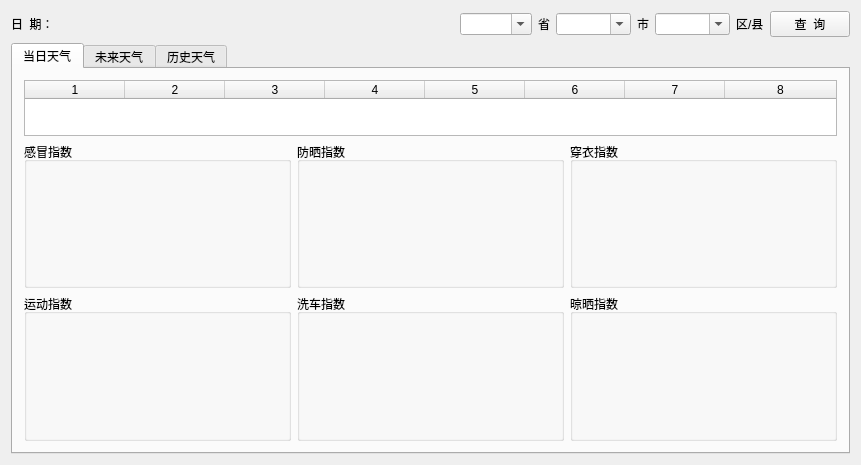
<?xml version="1.0" encoding="UTF-8"?>
<ui version="4.0">
 <class>Widget</class>
 <widget class="QWidget" name="Widget">
  <property name="geometry">
   <rect>
    <x>0</x>
    <y>0</y>
    <width>861</width>
    <height>465</height>
   </rect>
  </property>
  <property name="minimumSize">
   <size>
    <width>861</width>
    <height>465</height>
   </size>
  </property>
  <property name="windowTitle">
   <string>天气查询</string>
  </property>
  <layout class="QHBoxLayout" name="horizontalLayout_11">
   <item>
    <layout class="QVBoxLayout" name="verticalLayout_7">
     <item>
      <layout class="QHBoxLayout" name="horizontalLayout">
       <item>
        <widget class="QLabel" name="label">
         <property name="text">
          <string>日  期：</string>
         </property>
        </widget>
       </item>
       <item>
        <widget class="QLabel" name="label_dateTime">
         <property name="minimumSize">
          <size>
           <width>90</width>
           <height>0</height>
          </size>
         </property>
        </widget>
       </item>
       <item>
        <spacer name="horizontalSpacer">
         <property name="orientation">
          <enum>Qt::Horizontal</enum>
         </property>
         <property name="sizeHint" stdset="0">
          <size>
           <width>40</width>
           <height>20</height>
          </size>
         </property>
        </spacer>
       </item>
       <item>
        <widget class="QComboBox" name="cBox_province">
         <property name="minimumSize">
          <size>
           <width>69</width>
           <height>0</height>
          </size>
         </property>
         <property name="editable">
          <bool>true</bool>
         </property>
        </widget>
       </item>
       <item>
        <widget class="QLabel" name="label_2">
         <property name="text">
          <string>省</string>
         </property>
        </widget>
       </item>
       <item>
        <widget class="QComboBox" name="cBox_city">
         <property name="minimumSize">
          <size>
           <width>75</width>
           <height>0</height>
          </size>
         </property>
         <property name="editable">
          <bool>true</bool>
         </property>
        </widget>
       </item>
       <item>
        <widget class="QLabel" name="label_3">
         <property name="text">
          <string>市</string>
         </property>
        </widget>
       </item>
       <item>
        <widget class="QComboBox" name="cBox_area">
         <property name="minimumSize">
          <size>
           <width>75</width>
           <height>0</height>
          </size>
         </property>
         <property name="editable">
          <bool>true</bool>
         </property>
        </widget>
       </item>
       <item>
        <widget class="QLabel" name="label_4">
         <property name="text">
          <string>区/县</string>
         </property>
        </widget>
       </item>
       <item>
        <widget class="QPushButton" name="btn_refresh">
         <property name="text">
          <string>查  询</string>
         </property>
        </widget>
       </item>
      </layout>
     </item>
     <item>
      <widget class="QTabWidget" name="tabWidget">
       <property name="currentIndex">
        <number>0</number>
       </property>
       <widget class="QWidget" name="tab">
        <attribute name="title">
         <string>当日天气</string>
        </attribute>
        <layout class="QHBoxLayout" name="horizontalLayout_10">
         <item>
          <layout class="QGridLayout" name="gridLayout">
           <item row="0" column="0" colspan="3">
            <widget class="QTableWidget" name="tableWidget">
             <property name="maximumSize">
              <size>
               <width>16777215</width>
               <height>56</height>
              </size>
             </property>
             <property name="columnCount">
              <number>8</number>
             </property>
             <attribute name="horizontalHeaderStretchLastSection">
              <bool>true</bool>
             </attribute>
             <attribute name="verticalHeaderVisible">
              <bool>false</bool>
             </attribute>
             <column/>
             <column/>
             <column/>
             <column/>
             <column/>
             <column/>
             <column/>
             <column/>
            </widget>
           </item>
           <item row="1" column="0">
            <widget class="QGroupBox" name="groupBox_1">
             <property name="title">
              <string>感冒指数</string>
             </property>
             <layout class="QHBoxLayout" name="horizontalLayout_7">
              <item>
               <layout class="QVBoxLayout" name="verticalLayout_6">
                <item>
                 <widget class="QLabel" name="label1_1">
                  <property name="minimumSize">
                   <size>
                    <width>207</width>
                    <height>55</height>
                   </size>
                  </property>
                  <property name="maximumSize">
                   <size>
                    <width>207</width>
                    <height>55</height>
                   </size>
                  </property>
                  <property name="wordWrap">
                   <bool>true</bool>
                  </property>
                 </widget>
                </item>
                <item>
                 <widget class="QLabel" name="label1_2">
                  <property name="minimumSize">
                   <size>
                    <width>207</width>
                    <height>55</height>
                   </size>
                  </property>
                  <property name="maximumSize">
                   <size>
                    <width>207</width>
                    <height>55</height>
                   </size>
                  </property>
                  <property name="wordWrap">
                   <bool>true</bool>
                  </property>
                 </widget>
                </item>
               </layout>
              </item>
             </layout>
            </widget>
           </item>
           <item row="1" column="1">
            <widget class="QGroupBox" name="groupBox_2">
             <property name="title">
              <string>防晒指数</string>
             </property>
             <layout class="QHBoxLayout" name="horizontalLayout_8">
              <item>
               <layout class="QVBoxLayout" name="verticalLayout_4">
                <item>
                 <widget class="QLabel" name="label2_1">
                  <property name="minimumSize">
                   <size>
                    <width>206</width>
                    <height>55</height>
                   </size>
                  </property>
                  <property name="maximumSize">
                   <size>
                    <width>206</width>
                    <height>55</height>
                   </size>
                  </property>
                  <property name="wordWrap">
                   <bool>true</bool>
                  </property>
                 </widget>
                </item>
                <item>
                 <widget class="QLabel" name="label2_2">
                  <property name="minimumSize">
                   <size>
                    <width>206</width>
                    <height>55</height>
                   </size>
                  </property>
                  <property name="maximumSize">
                   <size>
                    <width>206</width>
                    <height>55</height>
                   </size>
                  </property>
                  <property name="wordWrap">
                   <bool>true</bool>
                  </property>
                 </widget>
                </item>
               </layout>
              </item>
             </layout>
            </widget>
           </item>
           <item row="1" column="2">
            <widget class="QGroupBox" name="groupBox_3">
             <property name="title">
              <string>穿衣指数</string>
             </property>
             <layout class="QHBoxLayout" name="horizontalLayout_9">
              <item>
               <layout class="QVBoxLayout" name="verticalLayout_5">
                <item>
                 <widget class="QLabel" name="label3_1">
                  <property name="minimumSize">
                   <size>
                    <width>207</width>
                    <height>55</height>
                   </size>
                  </property>
                  <property name="maximumSize">
                   <size>
                    <width>207</width>
                    <height>55</height>
                   </size>
                  </property>
                  <property name="wordWrap">
                   <bool>true</bool>
                  </property>
                 </widget>
                </item>
                <item>
                 <widget class="QLabel" name="label3_2">
                  <property name="minimumSize">
                   <size>
                    <width>207</width>
                    <height>55</height>
                   </size>
                  </property>
                  <property name="maximumSize">
                   <size>
                    <width>207</width>
                    <height>55</height>
                   </size>
                  </property>
                  <property name="wordWrap">
                   <bool>true</bool>
                  </property>
                 </widget>
                </item>
               </layout>
              </item>
             </layout>
            </widget>
           </item>
           <item row="2" column="0">
            <widget class="QGroupBox" name="groupBox_4">
             <property name="title">
              <string>运动指数</string>
             </property>
             <layout class="QHBoxLayout" name="horizontalLayout_6">
              <item>
               <layout class="QVBoxLayout" name="verticalLayout_3">
                <item>
                 <widget class="QLabel" name="label4_1">
                  <property name="minimumSize">
                   <size>
                    <width>207</width>
                    <height>55</height>
                   </size>
                  </property>
                  <property name="maximumSize">
                   <size>
                    <width>207</width>
                    <height>55</height>
                   </size>
                  </property>
                  <property name="wordWrap">
                   <bool>true</bool>
                  </property>
                 </widget>
                </item>
                <item>
                 <widget class="QLabel" name="label4_2">
                  <property name="minimumSize">
                   <size>
                    <width>207</width>
                    <height>55</height>
                   </size>
                  </property>
                  <property name="maximumSize">
                   <size>
                    <width>207</width>
                    <height>55</height>
                   </size>
                  </property>
                  <property name="wordWrap">
                   <bool>true</bool>
                  </property>
                 </widget>
                </item>
               </layout>
              </item>
             </layout>
            </widget>
           </item>
           <item row="2" column="1">
            <widget class="QGroupBox" name="groupBox_5">
             <property name="title">
              <string>洗车指数</string>
             </property>
             <layout class="QHBoxLayout" name="horizontalLayout_3">
              <item>
               <layout class="QVBoxLayout" name="verticalLayout_2">
                <item>
                 <widget class="QLabel" name="label5_1">
                  <property name="minimumSize">
                   <size>
                    <width>206</width>
                    <height>55</height>
                   </size>
                  </property>
                  <property name="maximumSize">
                   <size>
                    <width>206</width>
                    <height>55</height>
                   </size>
                  </property>
                  <property name="wordWrap">
                   <bool>true</bool>
                  </property>
                 </widget>
                </item>
                <item>
                 <widget class="QLabel" name="label5_2">
                  <property name="minimumSize">
                   <size>
                    <width>206</width>
                    <height>55</height>
                   </size>
                  </property>
                  <property name="maximumSize">
                   <size>
                    <width>206</width>
                    <height>55</height>
                   </size>
                  </property>
                  <property name="wordWrap">
                   <bool>true</bool>
                  </property>
                 </widget>
                </item>
               </layout>
              </item>
             </layout>
            </widget>
           </item>
           <item row="2" column="2">
            <widget class="QGroupBox" name="groupBox_6">
             <property name="title">
              <string>晾晒指数</string>
             </property>
             <layout class="QHBoxLayout" name="horizontalLayout_2">
              <item>
               <layout class="QVBoxLayout" name="verticalLayout">
                <item>
                 <widget class="QLabel" name="label6_1">
                  <property name="minimumSize">
                   <size>
                    <width>207</width>
                    <height>55</height>
                   </size>
                  </property>
                  <property name="maximumSize">
                   <size>
                    <width>207</width>
                    <height>55</height>
                   </size>
                  </property>
                  <property name="wordWrap">
                   <bool>true</bool>
                  </property>
                 </widget>
                </item>
                <item>
                 <widget class="QLabel" name="label6_2">
                  <property name="minimumSize">
                   <size>
                    <width>207</width>
                    <height>55</height>
                   </size>
                  </property>
                  <property name="maximumSize">
                   <size>
                    <width>207</width>
                    <height>55</height>
                   </size>
                  </property>
                  <property name="wordWrap">
                   <bool>true</bool>
                  </property>
                 </widget>
                </item>
               </layout>
              </item>
             </layout>
            </widget>
           </item>
          </layout>
         </item>
        </layout>
       </widget>
       <widget class="QWidget" name="tab_3">
        <attribute name="title">
         <string>未来天气</string>
        </attribute>
        <layout class="QHBoxLayout" name="horizontalLayout_4">
         <item>
          <layout class="QVBoxLayout" name="verticalLayout_8">
           <item>
            <widget class="QTableWidget" name="tableWidget_forecast">
             <property name="maximumSize">
              <size>
               <width>16777215</width>
               <height>145</height>
              </size>
             </property>
             <property name="columnCount">
              <number>7</number>
             </property>
             <attribute name="horizontalHeaderStretchLastSection">
              <bool>true</bool>
             </attribute>
             <attribute name="verticalHeaderVisible">
              <bool>false</bool>
             </attribute>
             <column/>
             <column/>
             <column/>
             <column/>
             <column/>
             <column/>
             <column/>
            </widget>
           </item>
          </layout>
         </item>
        </layout>
       </widget>
       <widget class="QWidget" name="tab_2">
        <attribute name="title">
         <string>历史天气</string>
        </attribute>
        <layout class="QHBoxLayout" name="horizontalLayout_5">
         <item>
          <layout class="QVBoxLayout" name="verticalLayout_9">
           <item>
            <widget class="QTableWidget" name="tableWidget_history">
             <property name="maximumSize">
              <size>
               <width>16777215</width>
               <height>178</height>
              </size>
             </property>
             <property name="columnCount">
              <number>8</number>
             </property>
             <attribute name="horizontalHeaderStretchLastSection">
              <bool>true</bool>
             </attribute>
             <attribute name="verticalHeaderVisible">
              <bool>false</bool>
             </attribute>
             <column/>
             <column/>
             <column/>
             <column/>
             <column/>
             <column/>
             <column/>
             <column/>
            </widget>
           </item>
          </layout>
         </item>
        </layout>
       </widget>
      </widget>
     </item>
    </layout>
   </item>
  </layout>
 </widget>
 <layoutdefault spacing="6" margin="11"/>
 <resources/>
 <connections/>
</ui>
